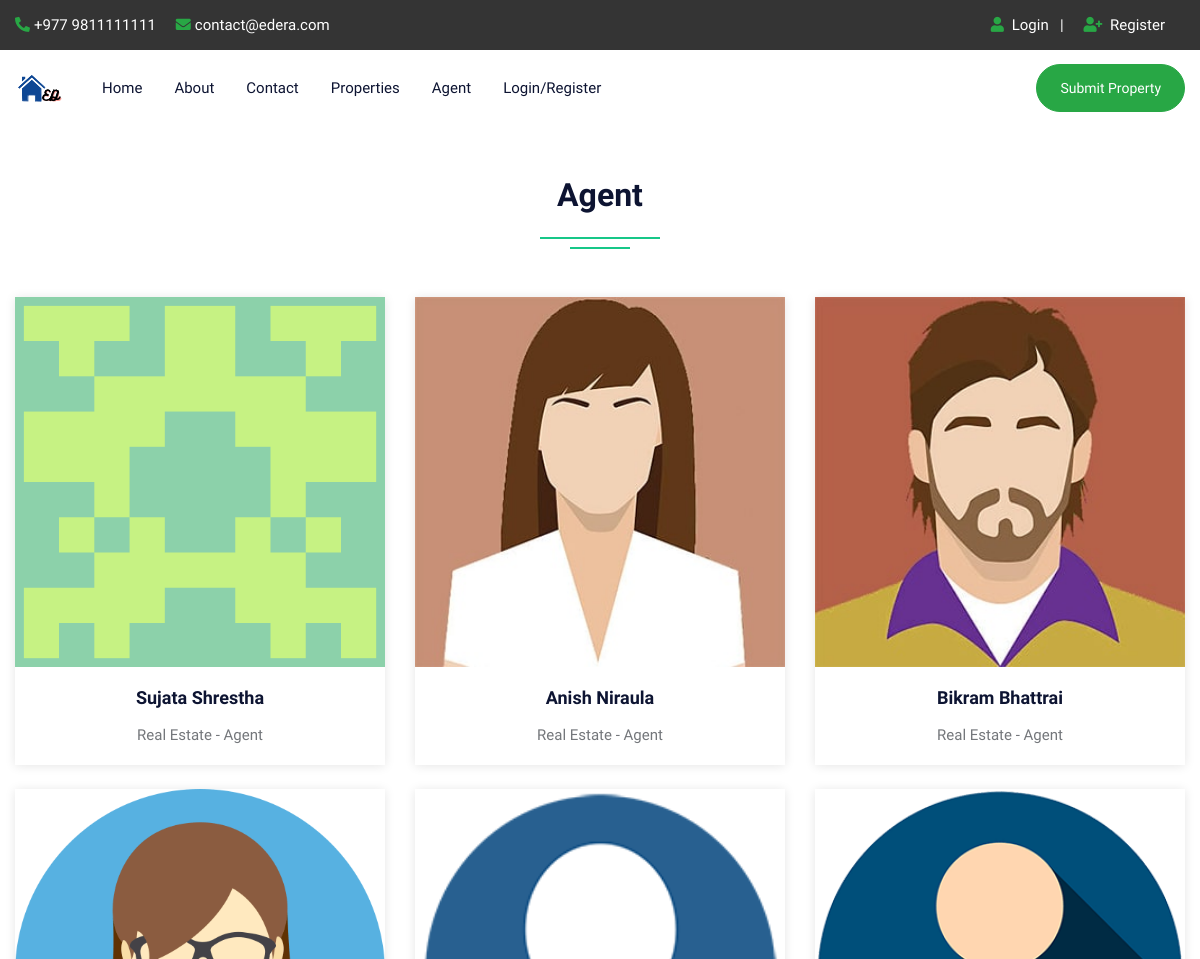
Before: /agent.php (upper part) with the older database file.
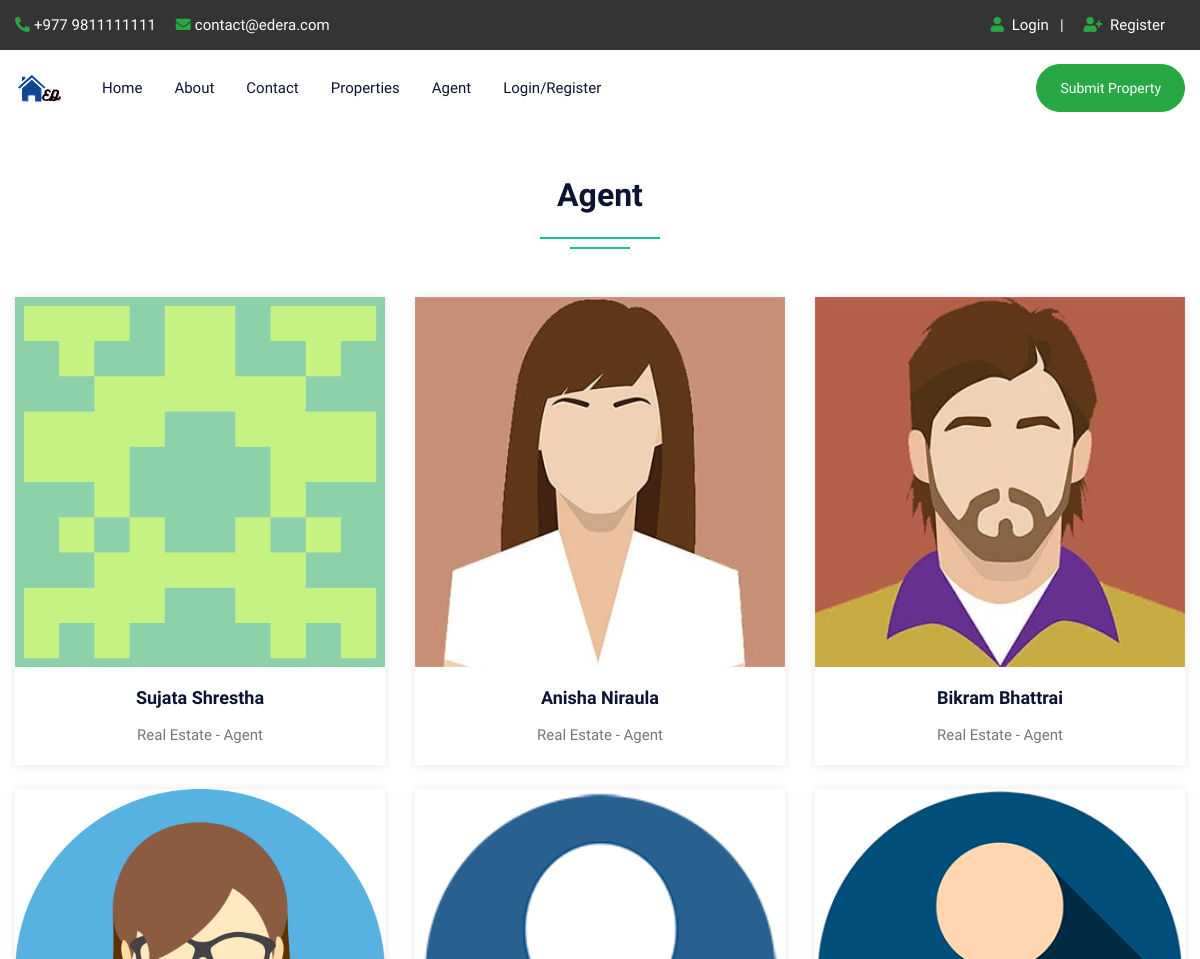
After: the same page with the newer database file.
### tables this page shows
CREATE TABLE `user` (
  `uid` int(50) NOT NULL,
  `uname` varchar(100) NOT NULL,
  `uemail` varchar(100) NOT NULL,
  `uphone` varchar(20) NOT NULL,
  `upass` varchar(50) NOT NULL,
  `utype` varchar(50) NOT NULL,
  `uimage` varchar(300) NOT NULL
);

### agent.php (the view, shortened to what this page needs)
<!DOCTYPE html>
<html lang="en">
<head>
<link rel="stylesheet" type="text/css" href="css/bootstrap.min.css">
<link rel="stylesheet" type="text/css" href="css/bootstrap-slider.css">
<link rel="stylesheet" type="text/css" href="css/jquery-ui.css">
<link rel="stylesheet" type="text/css" href="css/layerslider.css">
<link rel="stylesheet" type="text/css" href="css/color.css" id="color-change">
<link rel="stylesheet" type="text/css" href="css/owl.carousel.min.css">
<link rel="stylesheet" type="text/css" href="css/font-awesome.min.css">
<link rel="stylesheet" type="text/css" href="fonts/flaticon/flaticon.css">
<link rel="stylesheet" type="text/css" href="css/style.css">
</head>
<body>
<div id="page-wrapper">
    <div class="row">
		<?php include("include/header.php");?>
        <div class="full-row">
            <div class="container">
				<div class="row">
                    <div class="col-lg-12">
                        <h2 class="text-secondary double-down-line text-center mb-5">Agent</h2>
                        </div>
                </div>
                <div class="row">
                                   <?php
							$query=mysqli_query($con,"SELECT * FROM user WHERE utype='agent'");
								while($row=mysqli_fetch_array($query))
								{
                            ?>
                    <div class="col-md-6 col-lg-4">
                        <div class="hover-zoomer bg-white shadow-one mb-4">
                            <div class="overflow-hidden"> <img src="admin/user/<?php echo $row['6'];?>" alt="aimage"> </div>
                            <div class="py-3 text-center">
                                <h5 class="text-secondary hover-text-success"><a href="#"><?php echo $row['1'];?></a></h5>
                                <span>Real Estate - Agent</span> </div>
                        </div>
                    </div>
                    <?php } ?>
                </div>
            </div>
        </div>
    </div>
</div>
</body>
</html>

### include/header.php (shortened to what this page needs)
<header id="header" class="transparent-header-modern fixed-header-bg-white w-100">
            <div class="top-header bg-secondary">
                <div class="container">
                    <div class="row">
                        <div class="col-md-8">
                            <ul class="top-contact list-text-white  d-table">
                                <li><a href="#"><i class="fas fa-phone-alt text-success mr-1"></i>+977 9811111111</a></li>
                                <li><a href="#"><i class="fas fa-envelope text-success mr-1"></i>contact@edera.com</a></li>
                            </ul>
                        </div>
                        <div class="col-md-4">
                            <div class="top-contact float-right">
                                <ul class="list-text-white d-table">
								<li><i class="fas fa-user text-success mr-1"></i>
								<?php  if(isset($_SESSION['uemail']))
								{ ?>
								<a href="logout.php">Logout</a>&nbsp;&nbsp;<?php } else { ?>
								<a href="login.php">Login</a>&nbsp;&nbsp;
								| </li>
								<li><i class="fas fa-user-plus text-success mr-1"></i><a href="register.php"> Register</li><?php } ?>
								</ul>
                            </div>
                        </div>
                    </div>
                </div>
            </div>
            <div class="main-nav secondary-nav hover-success-nav py-2">
                <div class="container">
                    <div class="row">
                        <div class="col-lg-12">
                            <nav class="navbar navbar-expand-lg navbar-light p-0"> <a class="navbar-brand position-relative" href="index.php"><img class="nav-logo" src="images/logo/hlogo.png" alt=""></a>
                                <div class="collapse navbar-collapse" id="navbarSupportedContent">
                                    <ul class="navbar-nav mr-auto">
                                        <li class="nav-item dropdown"> <a class="nav-link" href="index.php" role="button" aria-haspopup="true" aria-expanded="false">Home</a></li>
										<li class="nav-item"> <a class="nav-link" href="about.php">About</a> </li>
                                        <li class="nav-item"> <a class="nav-link" href="contact.php">Contact</a> </li>
                                        <li class="nav-item"> <a class="nav-link" href="property.php">Properties</a> </li>
                                        <li class="nav-item"> <a class="nav-link" href="agent.php">Agent</a> </li>
										<?php  if(isset($_SESSION['uemail']))
										{ ?>
										<li class="nav-item dropdown">
											<a class="nav-link dropdown-toggle" href="#" role="button" data-toggle="dropdown" aria-haspopup="true" aria-expanded="false">My Account</a>
											<ul class="dropdown-menu">
												<li class="nav-item"> <a class="nav-link" href="profile.php">Profile</a> </li>
												<li class="nav-item"> <a class="nav-link" href="feature.php">Your Property</a> </li>
												<li class="nav-item"> <a class="nav-link" href="logout.php">Logout</a> </li>
											</ul>
                                        </li>
										<?php } else { ?>
										<li class="nav-item"> <a class="nav-link" href="login.php">Login/Register</a> </li>
										<?php } ?>
                                    </ul>
									<a class="btn btn-success d-none d-xl-block" style="border-radius:30px;" href="submitproperty.php">Submit Property</a>
                                </div>
                            </nav>
                        </div>
                    </div>
                </div>
            </div>
        </header>

### css/color.css (style rules this page uses)
:root { --theme-ordinary-color: #74777b; }
:root { --theme-primary-color: #17c788; }
:root { --theme-secondary-color: #0d1432; }
:root { --theme-white-color: #fff; }
:root { --theme-light-color: #f8f8f8; }
:root { --theme-gray-color: #f5f5f5; }
:root { --theme-footer-color: #091b4b; }
:root { --theme-dark-color: #091b4b; }
:root { --text-light-color: #a3a7af; }
:root { --theme-primary-opacity-color: rgba(11, 191, 141, .8); }
:root { --theme-secondary-opacity-color: rgba(13,20,50,0.7); }
:root { --theme-white-opacity-color: rgba(255, 255, 255, 0.3); }
:root { --theme-dark-opacity-color: rgba(0, 0, 0, 0.5); }
:root { --theme-ordinary-font: 'Muli', sans-serif; }
:root { --theme-highlight-font: 'Comfortaa', cursive; }

Changed rows visible on the page:
changed user: uname "Anish Niraula" → "Anisha Niraula"
